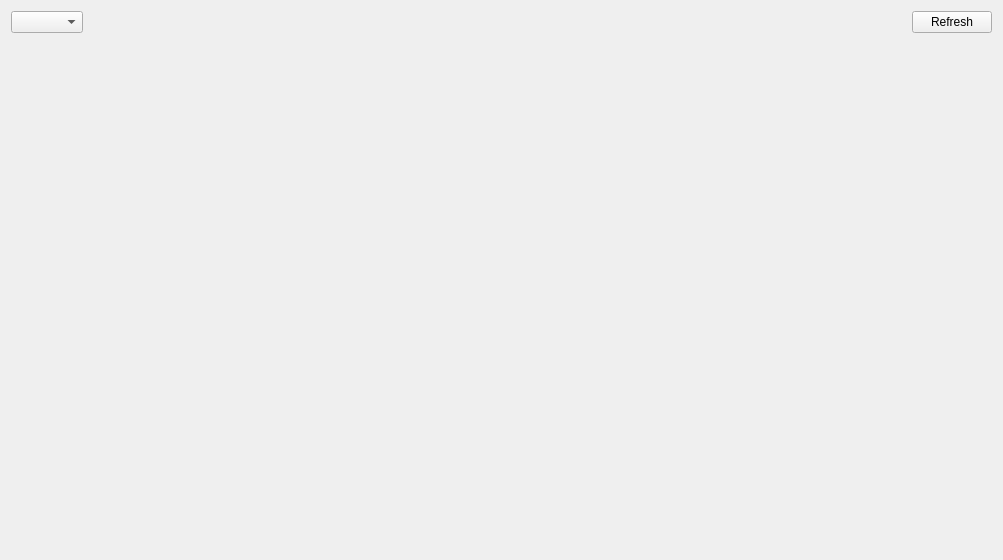
<?xml version="1.0" encoding="UTF-8"?>
<ui version="4.0">
 <class>StatsWidget</class>
 <widget class="QWidget" name="StatsWidget">
  <property name="geometry">
   <rect>
    <x>0</x>
    <y>0</y>
    <width>1003</width>
    <height>560</height>
   </rect>
  </property>
  <property name="windowTitle">
   <string>Stats</string>
  </property>
  <layout class="QGridLayout" name="gridLayout">
   <item row="0" column="1">
    <spacer name="horizontalSpacer">
     <property name="orientation">
      <enum>Qt::Horizontal</enum>
     </property>
     <property name="sizeHint" stdset="0">
      <size>
       <width>40</width>
       <height>20</height>
      </size>
     </property>
    </spacer>
   </item>
   <item row="0" column="0">
    <widget class="QComboBox" name="comboBox"/>
   </item>
   <item row="0" column="2">
    <widget class="QPushButton" name="pushButton">
     <property name="text">
      <string>Refresh</string>
     </property>
    </widget>
   </item>
   <item row="1" column="0" colspan="3">
    <widget class="QStackedWidget" name="stackedWidget"/>
   </item>
  </layout>
 </widget>
 <resources/>
 <connections/>
</ui>
